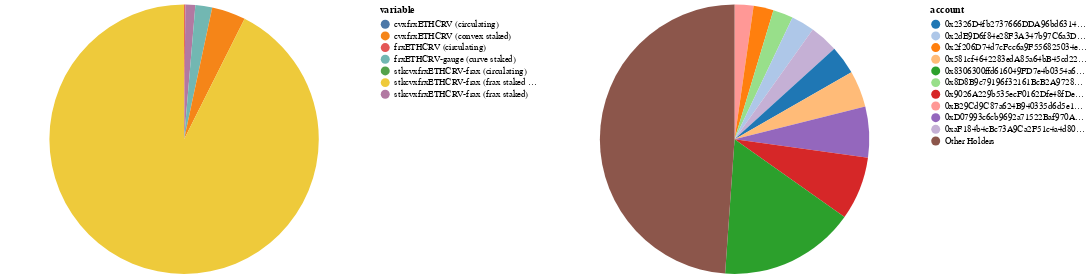

Notebook cell for this chart:
### Code cell
d = df.reset_index()[['index', 'account', 'total_frxETHCRV']].reset_index()
top_n_holders = 10
d_top_n = (
    pd.concat([
        d.loc[d.index < top_n_holders][['account', 'total_frxETHCRV']].rename(columns={'total_frxETHCRV': 'frxETHCRV'}), 
        pd.DataFrame([{
            "account": "Other Holders", 
            "frxETHCRV": d.loc[d.index >= top_n_holders].total_frxETHCRV.sum()}
        ])
    ])
    .sort_values('frxETHCRV').reset_index(drop=True).reset_index()
)

(
    alt.hconcat(
        alt.Chart(
            pd.melt(df, id_vars='account', value_vars=value_cols).reset_index()
            .groupby('variable')['value'].sum().reset_index()
            .sort_values('value').reset_index(drop=True).reset_index()
        )
        .transform_joinaggregate(amount_total="sum(value)")
        .transform_calculate(fraction="datum.value / datum.amount_total")
        .mark_arc()
        .encode(
            theta="value:Q", 
            color="variable:N", 
            order="index:O", 
            tooltip=[
                alt.Tooltip("variable:N"), 
                alt.Tooltip("value:Q", format=",d", title="frxETHCRV"),
                alt.Tooltip("fraction:Q", format=".1%", title="Share"),
            ]
        ),
        alt.Chart(d_top_n)
        .transform_joinaggregate(total="sum(frxETHCRV)")
        .transform_calculate(fraction="datum.frxETHCRV / datum.total")
        .mark_arc()
        .encode(
            theta=alt.Theta("frxETHCRV:Q"), 
            color=alt.Color("account:N", scale=alt.Scale(range=colors_28)), 
            order="index:O", 
            tooltip=[
                alt.Tooltip("account:N"), 
                alt.Tooltip("frxETHCRV:Q", format=",d", title="frxETHCRV"),
                alt.Tooltip("fraction:Q", format=".1%", title="Share"),
            ]
        ) 
    )
    .resolve_scale(color="independent")
    .resolve_legend(color="independent")
)

### Figure 1 — Vega-Lite specification as saved in the notebook (floating-point values rounded to 4 significant figures)
{"$schema": "https://vega.github.io/schema/vega-lite/v4.17.0.json", "config": {"view": {"continuousHeight": 300, "continuousWidth": 400}}, "datasets": {"data-23d0c6952df3d594813a73f3f9815d75": [{"account": "0xB29Cd9C87a624B940335d6d5e1D4aADf7D95bEeC", "frxETHCRV": 1179.0, "index": 0}, {"account": "0x2f206D74d7cFcc6a9F556825034eB110a572AD62", "frxETHCRV": 1249.0, "index": 1}, {"account": "0x8D8B9c79196f32161BcB2A9728D274B3b45eB9AF", "frxETHCRV": 1259.0, "index": 2}, {"account": "0x2dE9D6f84e28F3A347b97C6a3Db51D366E65bA4C", "frxETHCRV": 1453.0, "index": 3}, {"account": "0xaF184b4cBc73A9Ca2F51c4a4d80eD67a2578E9F4", "frxETHCRV": 1772.0, "index": 4}, {"account": "0x2326D4fb2737666DDA96bd6314e3D4418246cFE8", "frxETHCRV": 1801.0, "index": 5}, {"account": "0x581cf4642283edA85a64bB45cd226854415AB830", "frxETHCRV": 2286.0, "index": 6}, {"account": "0xD07993c6cb9692a71522Baf970A31069034dF2B0", "frxETHCRV": 3171.0, "index": 7}, {"account": "0x9026A229b535ecF0162Dfe48fDeb3c75f7b2A7AE", "frxETHCRV": 3965.0, "index": 8}, {"account": "0x8306300ffd616049FD7e4b0354a64Da835c1A81C", "frxETHCRV": 8501.0, "index": 9}, {"account": "Other Holders", "frxETHCRV": 25470.0, "index": 10}], "data-ec29e6091898c7979ff5073aa9ab0755": [{"index": 0, "value": 0, "variable": "cvxfrxETHCRV (circulating)"}, {"index": 1, "value": 0.05276, "variable": "stkcvxfrxETHCRV-frax (circulating)"}, {"index": 2, "value": 79.17, "variable": "frxETHCRV (circulating)"}, {"index": 3, "value": 618.4, "variable": "stkcvxfrxETHCRV-frax (frax staked)"}, {"index": 4, "value": 1051.0, "variable": "frxETHCRV-gauge (curve staked)"}, {"index": 5, "value": 2117.0, "variable": "cvxfrxETHCRV (convex staked)"}, {"index": 6, "value": 48250.0, "variable": "stkcvxfrxETHCRV-frax (frax staked via convex)"}]}, "hconcat": [{"data": {"name": "data-ec29e6091898c7979ff5073aa9ab0755"}, "encoding": {"color": {"field": "variable", "type": "nominal"}, "order": {"field": "index", "type": "ordinal"}, "theta": {"field": "value", "type": "quantitative"}, "tooltip": [{"field": "variable", "type": "nominal"}, {"field": "value", "format": ",d", "title": "frxETHCRV", "type": "quantitative"}, {"field": "fraction", "format": ".1%", "title": "Share", "type": "quantitative"}]}, "mark": "arc", "transform": [{"joinaggregate": [{"as": "amount_total", "field": "value", "op": "sum"}]}, {"as": "fraction", "calculate": "datum.value / datum.amount_total"}]}, {"data": {"name": "data-23d0c6952df3d594813a73f3f9815d75"}, "encoding": {"color": {"field": "account", "scale": {"range": ["#1F77B4", "#AEC7E8", "#FF7F0E", "#FFBB78", "#2CA02C", "#98DF8A", "#D62728", "#FF9896", "#9467BD", "#C5B0D5", "#8C564B", "#C49C94", "#E377C2", "#F7B6D2", "#7F7F7F", "#C7C7C7", "#BCBD22", "#DBDB8D", "#17BECF", "#9EDAE5", "#780085", "#7D45E4", "#598CEC", "#3BBEA9", "#56DE52", "#A2EC55", "#DCDD5C", "#F9965B"]}, "type": "nominal"}, "order": {"field": "index", "type": "ordinal"}, "theta": {"field": "frxETHCRV", "type": "quantitative"}, "tooltip": [{"field": "account", "type": "nominal"}, {"field": "frxETHCRV", "format": ",d", "title": "frxETHCRV", "type": "quantitative"}, {"field": "fraction", "format": ".1%", "title": "Share", "type": "quantitative"}]}, "mark": "arc", "transform": [{"joinaggregate": [{"as": "total", "field": "frxETHCRV", "op": "sum"}]}, {"as": "fraction", "calculate": "datum.frxETHCRV / datum.total"}]}], "resolve": {"legend": {"color": "independent"}, "scale": {"color": "independent"}}}
